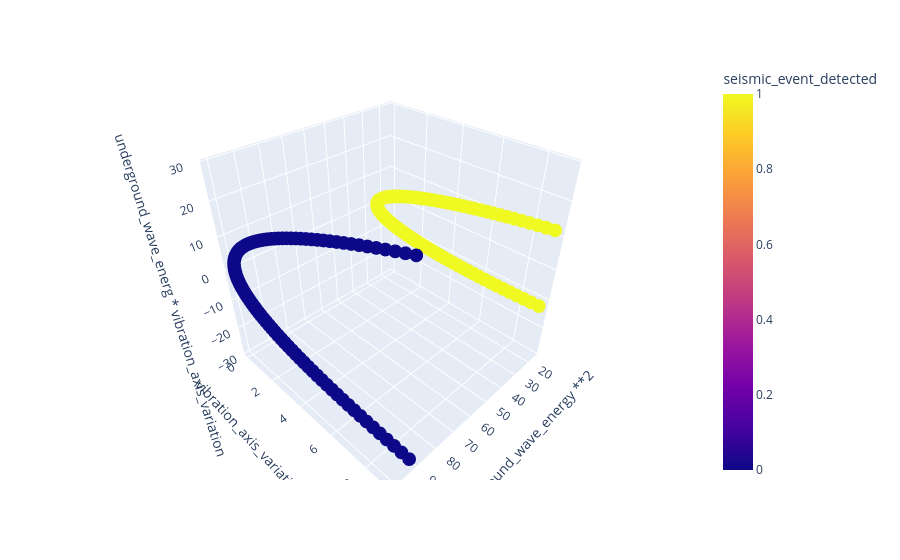

Source (notebook cell):
### Code cell
fig = px.scatter_3d(df, x ="underground_wave_energy **2", y = "vibration_axis_variation **2" , z="underground_wave_energ * vibration_axis_variation",
                   color= "seismic_event_detected"
                   )
fig.show()

### Figure 1 — Plotly figure (JSON) as saved in the notebook; plotly's stock layout.template omitted (floating-point values rounded to 4 significant figures; data arrays with more than 128 entries replaced by an {"elided": "..."} marker saying what was removed)
{"data": [{"hovertemplate": "underground_wave_energy **2=%{x}<br>vibration_axis_variation **2=%{y}<br>underground_wave_energ * vibration_axis_variation=%{z}<br>seismic_event_detected=%{marker.color}<extra></extra>", "legendgroup": "", "marker": {"color": {"elided": "400 int values"}, "coloraxis": "coloraxis", "symbol": "circle"}, "mode": "markers", "name": "", "scene": "scene", "showlegend": false, "type": "scatter3d", "x": {"elided": "400 float values"}, "y": {"elided": "400 float values"}, "z": {"elided": "400 float values"}}], "layout": {"coloraxis": {"colorbar": {"title": {"text": "seismic_event_detected"}}, "colorscale": [[0, "#0d0887"], [0.1111, "#46039f"], [0.2222, "#7201a8"], [0.3333, "#9c179e"], [0.4444, "#bd3786"], [0.5556, "#d8576b"], [0.6667, "#ed7953"], [0.7778, "#fb9f3a"], [0.8889, "#fdca26"], [1, "#f0f921"]]}, "legend": {"tracegroupgap": 0}, "margin": {"t": 60}, "scene": {"domain": {"x": [0, 1], "y": [0, 1]}, "xaxis": {"title": {"text": "underground_wave_energy **2"}}, "yaxis": {"title": {"text": "vibration_axis_variation **2"}}, "zaxis": {"title": {"text": "underground_wave_energ * vibration_axis_variation"}}}}}
